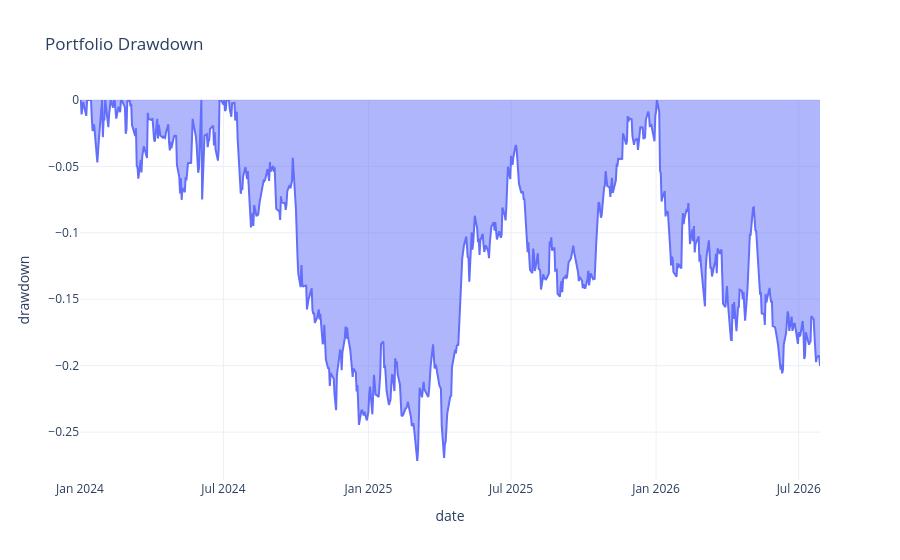

The cell this chart's notebook holds for it:
### Markdown cell above
## 6. Maximum Drawdown Analysis

### Code cell
rolling_max = df["close"].cummax()

df["drawdown"] = (
    df["close"] - rolling_max
) / rolling_max

fig = px.area(
    df,
    x="date",
    y="drawdown",
    title="Portfolio Drawdown"
)

fig.update_layout(
    template="plotly_white"
)

fig.show()

### Figure 1 — Plotly figure (JSON) as saved in the notebook; plotly's stock layout.template omitted (floating-point values rounded to 4 significant figures; data arrays with more than 128 entries replaced by an {"elided": "..."} marker saying what was removed)
{"data": [{"fillpattern": {"shape": ""}, "hovertemplate": "date=%{x}<br>drawdown=%{y}<extra></extra>", "legendgroup": "", "line": {"color": "#636efa"}, "marker": {"symbol": "circle"}, "mode": "lines", "name": "", "orientation": "v", "showlegend": false, "stackgroup": "1", "type": "scatter", "x": {"elided": "638 str values"}, "xaxis": "x", "y": {"elided": "638 float values"}, "yaxis": "y"}], "layout": {"legend": {"tracegroupgap": 0}, "title": {"text": "Portfolio Drawdown"}, "xaxis": {"anchor": "y", "domain": [0, 1], "title": {"text": "date"}}, "yaxis": {"anchor": "x", "domain": [0, 1], "title": {"text": "drawdown"}}}}
